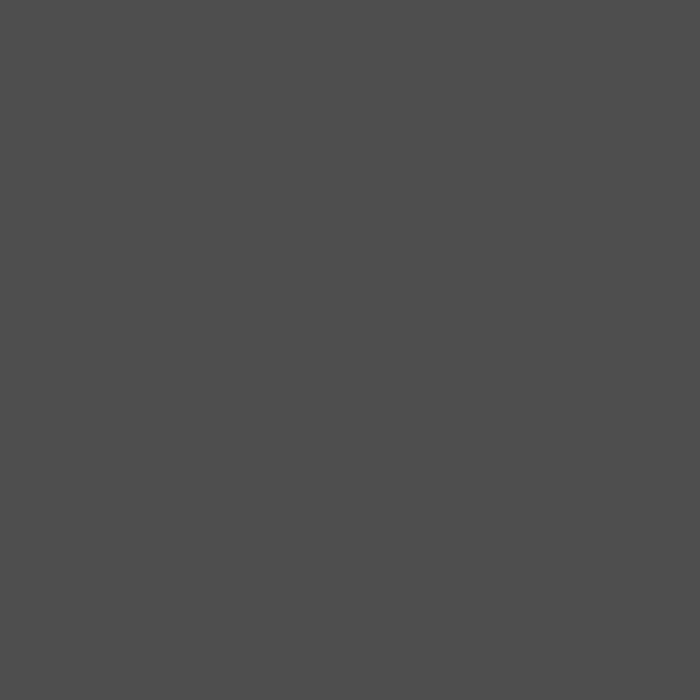
Frame 1 (no input)
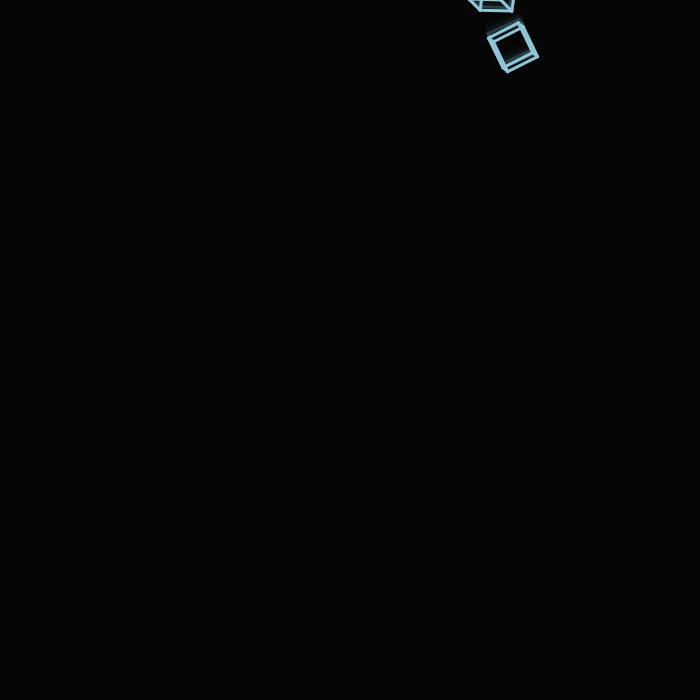
Frame 60 (no input)
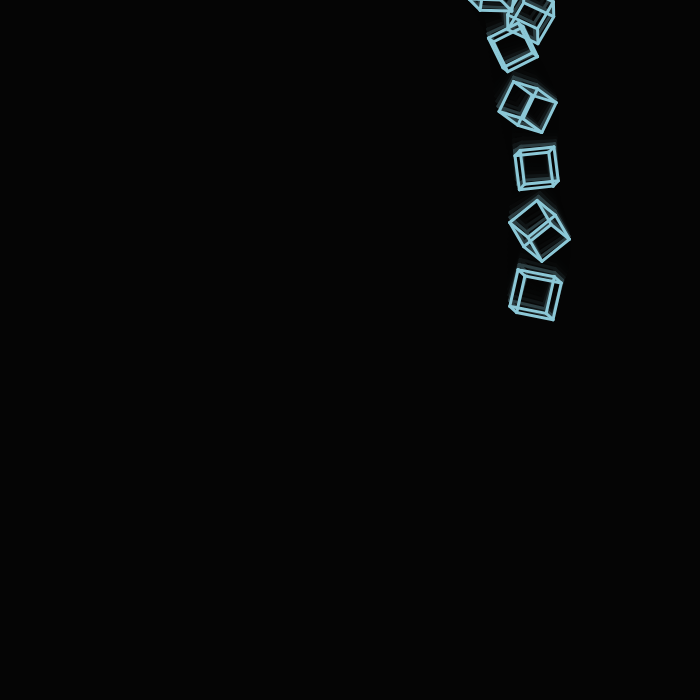
Frame 120 (the mouse pressed at the canvas centre since frame 60)

The p5.js sketch that drew these frames (run headless with seeded random() and noise() and a simulated clock; from frame 60 on, the mouse is pressed at the canvas centre):

// p5.js sketch
// ── sketch.js
let scale = 0.0015;
let rectSize = 25;
let ring = [];
let rings = 9;

function setup() {
    const ww = 700;
    createCanvas(ww, ww);
    stroke(140, 200, 215);
    strokeWeight(3);
    frameRate(60);

    for (t = 0; t < rings; t++) {
        ring.push(new CubeRing(t));
    }
}

function draw() {
    background(5, 180);
    for (t = 0; t < rings; t++) {
        ring[t].show();
    }
}

function CubeRing(N) {
    this.cubeArr = [];
    this.count = 0;
    this.start = N * random(50, 150);
    this.x = random(width * 0.5, width * 0.6);
    this.XZ = random(0.02, 0.04);
    this.YZ = random(0.02, 0.04);
    this.XY = random(0.02, 0.04);
    this.orbitX = random(-0.01, -0.007);
    this.orbitY = random(0.001, 0.01);
    this.orbitZ = random(0.01, 0.02); //random(0.003,0.006);

    this.show = () => {
        push();
        translate(this.x, 100);
        if (frameCount > this.start) {
            this.count++;

            for (p = 0; p < this.cubeArr.length; p++) {
                this.cubeArr[p].show();
                this.cubeArr[p].rotateXZ(this.XZ);
                this.cubeArr[p].rotateYZ(this.YZ);
                this.cubeArr[p].rotateXY(this.XY);
                this.cubeArr[p].orbit(this.orbitX, this.orbitY, this.orbitZ);
            }
            if (this.count % 15 === 0) {
                this.cubeArr.push(new CubeObj(100, -300, 250));
            }
            if (this.cubeArr.length > 15) {
                this.cubeArr.pop();
            }
        }
        pop();
    };
}

function CubeObj(X, Y, Z) {
    this.pos = {
        x: X,
        y: Y,
        z: Z,
    };

    this.vertex = [];

    for (xx = -1; xx <= 1; xx += 2) {
        for (yy = -1; yy <= 1; yy += 2) {
            for (zz = -1; zz <= 1; zz += 2) {
                this.vertex.push({
                    x: xx,
                    y: yy,
                    z: zz,
                });
            }
        }
    }

    this.line = [
        { p1: 0, p2: 1 },
        { p1: 1, p2: 3 },
        { p1: 3, p2: 2 },
        { p1: 2, p2: 0 },
        { p1: 0, p2: 4 },
        { p1: 1, p2: 5 },
        { p1: 2, p2: 6 },
        { p1: 3, p2: 7 },
        { p1: 4, p2: 5 },
        { p1: 5, p2: 7 },
        { p1: 7, p2: 6 },
        { p1: 6, p2: 4 },
    ];

    this.show = () => {
        for (i = 0; i < this.line.length; i++) {
            this.drawLine(this.line[i].p1, this.line[i].p2);
        }
    };

    this.drawLine = (P1, P2) => {
        let s1 = 1 / (1 + this.pos.z * scale);
        let scaledX1 = (this.pos.x + this.vertex[P1].x * rectSize) * s1;
        let scaledY1 = (this.pos.y + this.vertex[P1].y * rectSize) * s1;

        let s2 = 1 / (1 + this.pos.z * scale);
        let scaledX2 = (this.pos.x + this.vertex[P2].x * rectSize) * s2;
        let scaledY2 = (this.pos.y + this.vertex[P2].y * rectSize) * s2;
        //strokeWeight(10*s1/2);
        line(scaledX1, scaledY1, scaledX2, scaledY2);
    };

    this.rotateXY = (ANG) => {
        for (q = 0; q < this.vertex.length; q++) {
            let tempX = this.vertex[q].x;
            let tempY = this.vertex[q].y;

            let dist = sqrt(pow(tempX, 2) + pow(tempY, 2));
            let ang = atan2(tempX, tempY) + ANG;

            this.vertex[q].x = sin(ang) * dist;
            this.vertex[q].y = cos(ang) * dist;
        }
    };
    this.rotateXZ = (ANG) => {
        for (q = 0; q < this.vertex.length; q++) {
            let tempX = this.vertex[q].x;
            let tempZ = this.vertex[q].z;

            let dist = sqrt(pow(tempX, 2) + pow(tempZ, 2));
            let ang = atan2(tempX, tempZ) + ANG;

            this.vertex[q].x = sin(ang) * dist;
            this.vertex[q].z = cos(ang) * dist;
        }
    };
    this.rotateYZ = (ANG) => {
        for (q = 0; q < this.vertex.length; q++) {
            let tempY = this.vertex[q].y;
            let tempZ = this.vertex[q].z;

            let dist = sqrt(pow(tempY, 2) + pow(tempZ, 2));
            let ang = atan2(tempY, tempZ) + ANG;

            this.vertex[q].y = sin(ang) * dist;
            this.vertex[q].z = cos(ang) * dist;
        }
    };

    this.translate = (X, Y, Z) => {
        this.pos.x += X;
        this.pos.y += Y;
        this.pos.z += Z;
    };

    this.orbit = (ANG1, ANG2, ANG3) => {
        let distA = sqrt(pow(this.pos.x, 2) + pow(this.pos.y, 2));
        let angA = atan2(this.pos.x, this.pos.y) + ANG1;
        this.pos.x = sin(angA) * distA;
        this.pos.y = cos(angA) * distA;

        let distB = sqrt(pow(this.pos.x, 2) + pow(this.pos.z, 2));
        let angB = atan2(this.pos.x, this.pos.z) + ANG2;
        this.pos.x = sin(angB) * distB;
        this.pos.z = cos(angB) * distB;

        let distC = sqrt(pow(this.pos.y, 2) + pow(this.pos.z, 2));
        let angC = atan2(this.pos.y, this.pos.z) + ANG3;
        this.pos.y = sin(angC) * distC;
        this.pos.z = cos(angC) * distC;
    };
}
